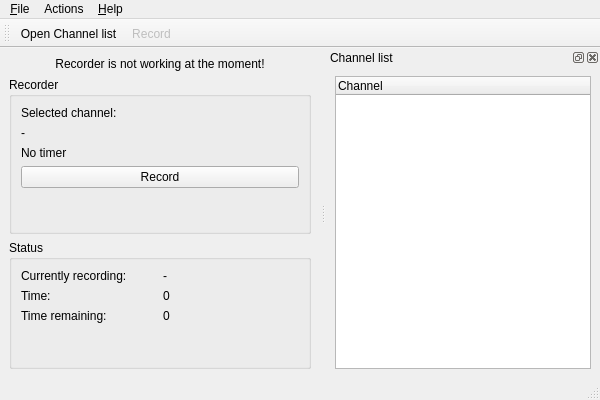
<ui version="4.0" >
 <class>RecorderClass</class>
 <widget class="QMainWindow" name="RecorderClass" >
  <property name="geometry" >
   <rect>
    <x>0</x>
    <y>0</y>
    <width>600</width>
    <height>400</height>
   </rect>
  </property>
  <property name="windowTitle" >
   <string>Recorder</string>
  </property>
  <property name="windowIcon" >
   <iconset resource="images.qrc" >
    <normaloff>:/icons/images/record.png</normaloff>:/icons/images/record.png</iconset>
  </property>
  <widget class="QWidget" name="centralwidget" >
   <layout class="QVBoxLayout" name="verticalLayout" >
    <item>
     <widget class="QLabel" name="label" >
      <property name="sizePolicy" >
       <sizepolicy vsizetype="Maximum" hsizetype="Preferred" >
        <horstretch>0</horstretch>
        <verstretch>0</verstretch>
       </sizepolicy>
      </property>
      <property name="text" >
       <string>Recorder is not working at the moment!</string>
      </property>
      <property name="alignment" >
       <set>Qt::AlignCenter</set>
      </property>
     </widget>
    </item>
    <item>
     <widget class="QGroupBox" name="recorderBox" >
      <property name="title" >
       <string>Recorder</string>
      </property>
      <layout class="QVBoxLayout" name="verticalLayout_4" >
       <item>
        <widget class="QLabel" name="labelSelected" >
         <property name="text" >
          <string>Selected channel:</string>
         </property>
        </widget>
       </item>
       <item>
        <widget class="QLabel" name="valueSelected" >
         <property name="text" >
          <string>-</string>
         </property>
        </widget>
       </item>
       <item>
        <widget class="QLabel" name="labelTimer" >
         <property name="text" >
          <string>No timer</string>
         </property>
        </widget>
       </item>
       <item>
        <widget class="QPushButton" name="buttonRecord" >
         <property name="text" >
          <string>Record</string>
         </property>
         <property name="icon" >
          <iconset resource="images.qrc" >
           <normaloff>:/icons/images/record.png</normaloff>:/icons/images/record.png</iconset>
         </property>
         <property name="checkable" >
          <bool>true</bool>
         </property>
         <property name="checked" >
          <bool>false</bool>
         </property>
        </widget>
       </item>
       <item>
        <spacer name="verticalSpacer" >
         <property name="orientation" >
          <enum>Qt::Vertical</enum>
         </property>
         <property name="sizeHint" stdset="0" >
          <size>
           <width>20</width>
           <height>40</height>
          </size>
         </property>
        </spacer>
       </item>
      </layout>
     </widget>
    </item>
    <item>
     <widget class="QGroupBox" name="statusBox" >
      <property name="title" >
       <string>Status</string>
      </property>
      <layout class="QVBoxLayout" name="verticalLayout_3" >
       <item>
        <layout class="QHBoxLayout" name="currentLayout" >
         <item>
          <widget class="QLabel" name="labelCurrent" >
           <property name="text" >
            <string>Currently recording:</string>
           </property>
          </widget>
         </item>
         <item>
          <widget class="QLabel" name="valueCurrent" >
           <property name="text" >
            <string>-</string>
           </property>
          </widget>
         </item>
        </layout>
       </item>
       <item>
        <layout class="QHBoxLayout" name="timeLayout" >
         <item>
          <widget class="QLabel" name="labelTime" >
           <property name="text" >
            <string>Time:</string>
           </property>
          </widget>
         </item>
         <item>
          <widget class="QLabel" name="valueTime" >
           <property name="text" >
            <string>0</string>
           </property>
          </widget>
         </item>
        </layout>
       </item>
       <item>
        <layout class="QHBoxLayout" name="remainingLayout" >
         <item>
          <widget class="QLabel" name="labelRemaining" >
           <property name="text" >
            <string>Time remaining:</string>
           </property>
          </widget>
         </item>
         <item>
          <widget class="QLabel" name="valueRemaining" >
           <property name="text" >
            <string>0</string>
           </property>
          </widget>
         </item>
        </layout>
       </item>
       <item>
        <spacer name="verticalSpacer_2" >
         <property name="orientation" >
          <enum>Qt::Vertical</enum>
         </property>
         <property name="sizeHint" stdset="0" >
          <size>
           <width>20</width>
           <height>40</height>
          </size>
         </property>
        </spacer>
       </item>
      </layout>
     </widget>
    </item>
   </layout>
  </widget>
  <widget class="QMenuBar" name="menubar" >
   <property name="geometry" >
    <rect>
     <x>0</x>
     <y>0</y>
     <width>600</width>
     <height>24</height>
    </rect>
   </property>
   <widget class="QMenu" name="menuFile" >
    <property name="title" >
     <string>&amp;File</string>
    </property>
    <addaction name="actionOpen" />
    <addaction name="actionClose" />
   </widget>
   <widget class="QMenu" name="menuAbout" >
    <property name="title" >
     <string>&amp;Help</string>
    </property>
    <addaction name="actionHelp" />
    <addaction name="actionAbout" />
   </widget>
   <widget class="QMenu" name="menuActions" >
    <property name="title" >
     <string>Actions</string>
    </property>
    <addaction name="actionRecord" />
   </widget>
   <addaction name="menuFile" />
   <addaction name="menuActions" />
   <addaction name="menuAbout" />
  </widget>
  <widget class="QStatusBar" name="statusbar" />
  <widget class="QDockWidget" name="dockWidget" >
   <property name="sizePolicy" >
    <sizepolicy vsizetype="Preferred" hsizetype="Preferred" >
     <horstretch>0</horstretch>
     <verstretch>0</verstretch>
    </sizepolicy>
   </property>
   <property name="minimumSize" >
    <size>
     <width>169</width>
     <height>102</height>
    </size>
   </property>
   <property name="floating" >
    <bool>false</bool>
   </property>
   <property name="allowedAreas" >
    <set>Qt::LeftDockWidgetArea|Qt::RightDockWidgetArea</set>
   </property>
   <property name="windowTitle" >
    <string>Channel list</string>
   </property>
   <attribute name="dockWidgetArea" >
    <number>2</number>
   </attribute>
   <widget class="QWidget" name="dockWidgetContents" >
    <layout class="QVBoxLayout" name="verticalLayout_2" >
     <item>
      <widget class="QTreeWidget" name="playlistWidget" >
       <column>
        <property name="text" >
         <string>Channel</string>
        </property>
       </column>
      </widget>
     </item>
    </layout>
   </widget>
  </widget>
  <widget class="QToolBar" name="toolBar" >
   <property name="windowTitle" >
    <string>Recorder Toolbar</string>
   </property>
   <property name="iconSize" >
    <size>
     <width>22</width>
     <height>22</height>
    </size>
   </property>
   <property name="toolButtonStyle" >
    <enum>Qt::ToolButtonTextUnderIcon</enum>
   </property>
   <attribute name="toolBarArea" >
    <enum>TopToolBarArea</enum>
   </attribute>
   <attribute name="toolBarBreak" >
    <bool>false</bool>
   </attribute>
   <addaction name="actionOpen" />
   <addaction name="actionRecord" />
  </widget>
  <action name="actionClose" >
   <property name="icon" >
    <iconset resource="images.qrc" >
     <normaloff>:/icons/images/fileclose.png</normaloff>:/icons/images/fileclose.png</iconset>
   </property>
   <property name="text" >
    <string>Close</string>
   </property>
  </action>
  <action name="actionHelp" >
   <property name="icon" >
    <iconset resource="images.qrc" >
     <normaloff>:/icons/images/help.png</normaloff>:/icons/images/help.png</iconset>
   </property>
   <property name="text" >
    <string>Help</string>
   </property>
  </action>
  <action name="actionAbout" >
   <property name="icon" >
    <iconset resource="images.qrc" >
     <normaloff>:/icons/images/tano.png</normaloff>:/icons/images/tano.png</iconset>
   </property>
   <property name="text" >
    <string>About Tano Player</string>
   </property>
  </action>
  <action name="actionOpen" >
   <property name="icon" >
    <iconset resource="images.qrc" >
     <normaloff>:/icons/images/fileopen.png</normaloff>:/icons/images/fileopen.png</iconset>
   </property>
   <property name="text" >
    <string>Open Channel list</string>
   </property>
  </action>
  <action name="actionRecord" >
   <property name="enabled" >
    <bool>false</bool>
   </property>
   <property name="icon" >
    <iconset resource="images.qrc" >
     <normaloff>:/icons/images/record.png</normaloff>:/icons/images/record.png</iconset>
   </property>
   <property name="text" >
    <string>Record</string>
   </property>
  </action>
  <action name="actionRestore" >
   <property name="icon" >
    <iconset resource="images.qrc" >
     <normaloff>:/icons/images/win.png</normaloff>:/icons/images/win.png</iconset>
   </property>
   <property name="text" >
    <string>Restore</string>
   </property>
  </action>
 </widget>
 <resources>
  <include location="images.qrc" />
 </resources>
 <connections/>
</ui>
